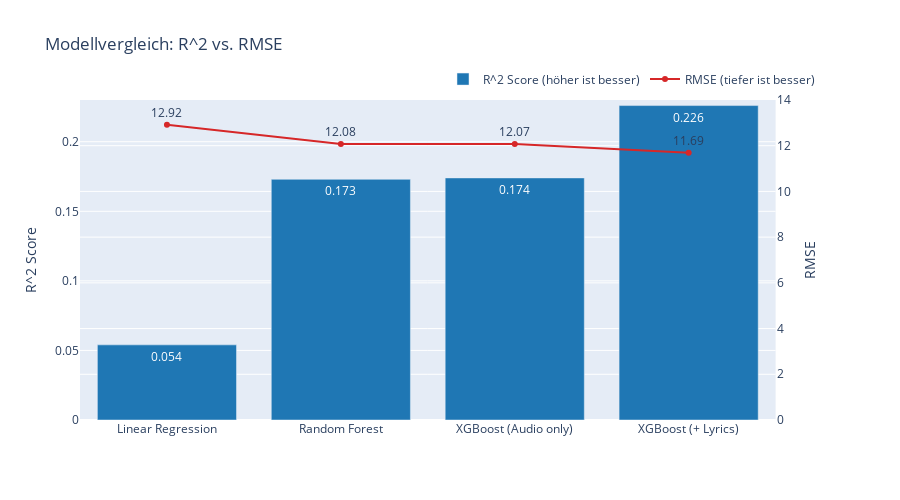

Here is the notebook cell this chart was saved with:
### Markdown cell above
# Schlussfolgerungen und Ausblick

## Fazit
Die Integration von Songtext-Embeddings in das XGBoost-Modell lieferte mit einem $R^2$ von **0.242** das beste Ergebnis und übertraf die rein akustischen Modelle deutlich. Dies bestätigt, dass semantische Inhalte neben Audio-Merkmalen eine messbare Rolle für die Popularität spielen. Dennoch bleibt ein grosser Teil der Varianz unerklärt, was darauf hindeutet, dass intrinsische Song-Eigenschaften allein den kommerziellen Erfolg nur bedingt vorhersagen können.

## Limitierungen
Trotz der Reduktion der Embedding-Dimensionen besteht bei der hohen Anzahl an Features ein Risiko für Overfitting, insbesondere bei selteneren Genres oder Sprachen.
Die grösste Limitierung liegt jedoch in der Natur der Sache: Die Popularität eines Songs wird massgeblich von externen Faktoren bestimmt, die unser Datensatz nicht abbildet. Dazu gehören Marketingbudgets, die bestehende Bekanntheit der Künstler:innen, Social-Media-Trends (z.B. TikTok) oder strategische Playlist-Platzierungen durch Labels. Ein Modell, das "blind" für diesen Kontext ist, stösst an natürliche Grenzen.

## Nächste Schritte
Um die Vorhersagekraft signifikant zu steigern, müssten externe Datenquellen integriert werden:

*   **Künstler-Metriken:** Historische Popularität, Follower-Zahlen oder Social-Media-Engagement.
*   **Kontext-Daten:** Informationen über Playlist-Inklusionen oder Radio-Airplay.
*   **Deep Audio:** Analyse von Roh-Audiodateien (Spektrogramme) mittels CNNs statt nur aggregierter Features.

### Code cell
#| code-fold: true

import plotly.graph_objects as go
from plotly.subplots import make_subplots

models = ["Linear Regression", "Random Forest", "XGBoost (Audio only)", "XGBoost (+ Lyrics)"]
r2_scores = [0.054, 0.173, 0.174, 0.226]
rmse_scores = [12.92, 12.08, 12.07, 11.69]


fig = make_subplots(specs=[[{"secondary_y": True}]])

fig.add_trace(
    go.Bar(
        x=models,
        y=r2_scores,
        name="R^2 Score (höher ist besser)",
        marker_color="#1f77b4",
        text=r2_scores,
        textposition="auto",
        texttemplate="%{text:.3f}"
    ),
    secondary_y=False,
)


fig.add_trace(
    go.Scatter(
        x=models,
        y=rmse_scores,
        name="RMSE (tiefer ist besser)",
        marker_color="#d62728",
        mode="lines+markers+text",
        text=rmse_scores,
        textposition="top center",
        texttemplate="%{text:.2f}"
    ),
    secondary_y=True,
)


fig.update_layout(
    title="Modellvergleich: R^2 vs. RMSE",
    legend={"orientation": "h", "yanchor": "bottom", "y": 1.02, "xanchor": "right", "x": 1},
    height=500
)

fig.update_yaxes(title_text="R^2 Score", secondary_y=False, range=[0, 0.23])
fig.update_yaxes(title_text="RMSE", secondary_y=True, range=[0, 14])

fig.show()

### Figure 1 — Plotly figure (JSON) as saved in the notebook; plotly's stock layout.template omitted (floating-point values rounded to 4 significant figures)
{"data": [{"marker": {"color": "#1f77b4"}, "name": "R^2 Score (höher ist besser)", "text": ["0.054", "0.173", "0.174", "0.226"], "textposition": "auto", "texttemplate": "%{text:.3f}", "type": "bar", "x": ["Linear Regression", "Random Forest", "XGBoost (Audio only)", "XGBoost (+ Lyrics)"], "xaxis": "x", "y": [0.054, 0.173, 0.174, 0.226], "yaxis": "y"}, {"marker": {"color": "#d62728"}, "mode": "lines+markers+text", "name": "RMSE (tiefer ist besser)", "text": ["12.92", "12.08", "12.07", "11.69"], "textposition": "top center", "texttemplate": "%{text:.2f}", "type": "scatter", "x": ["Linear Regression", "Random Forest", "XGBoost (Audio only)", "XGBoost (+ Lyrics)"], "xaxis": "x", "y": [12.92, 12.08, 12.07, 11.69], "yaxis": "y2"}], "layout": {"height": 500, "legend": {"orientation": "h", "x": 1, "xanchor": "right", "y": 1.02, "yanchor": "bottom"}, "title": {"text": "Modellvergleich: R^2 vs. RMSE"}, "xaxis": {"anchor": "y", "domain": [0, 0.94]}, "yaxis": {"anchor": "x", "domain": [0, 1], "range": [0, 0.23], "title": {"text": "R^2 Score"}}, "yaxis2": {"anchor": "x", "overlaying": "y", "range": [0, 14], "side": "right", "title": {"text": "RMSE"}}}}
